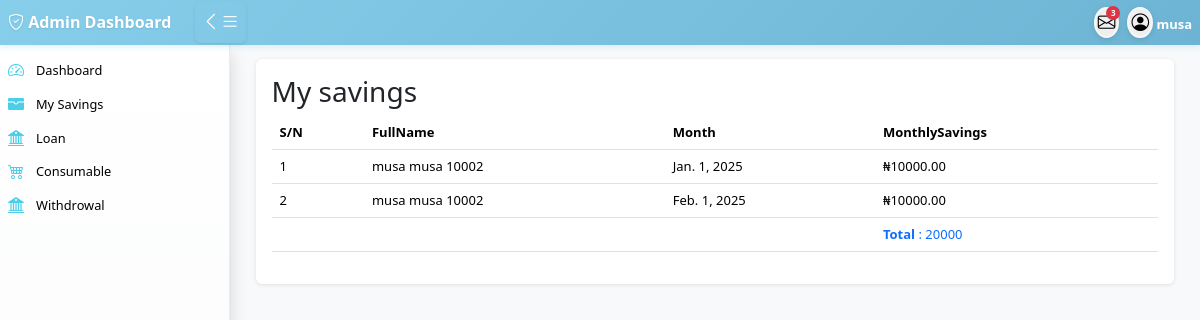
Page /member/member_savings/ (signed in) on the earlier database version.
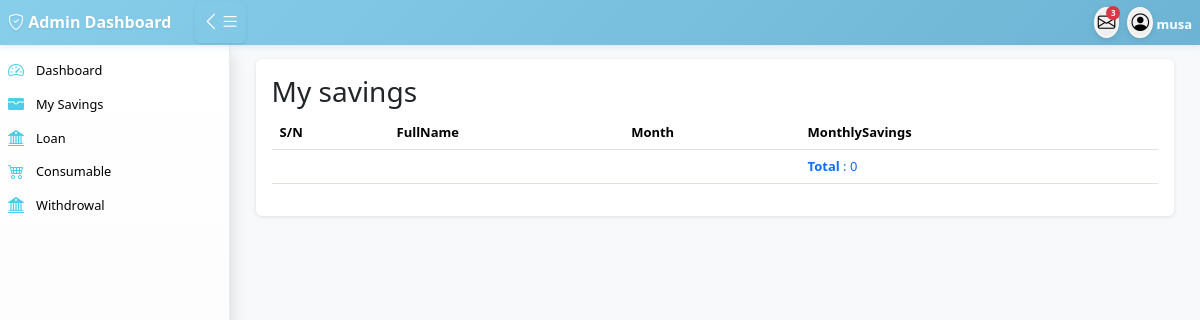
Same page on the later database version.
### accounts/models.py (models this page shows, shortened)
class User(AbstractUser):
    first_name = models.CharField(max_length=100)
    last_name = models.CharField(max_length=100)
    other_name = models.CharField(max_length=100)
    date_of_birth = models.DateField(blank=True,null=True)
    username = models.CharField(max_length=100, unique=True)
    savings = models.IntegerField(blank=True,null=True)
    account_type = models.CharField(max_length=100,blank=True,null=True)
    department = models.CharField(max_length=100)
    unit = models.CharField(max_length=100,blank=True,null=True)
    gender = models.ForeignKey(Gender, on_delete=models.CASCADE, blank=True, null=True)
    group = models.ForeignKey(UserGroup, on_delete=models.CASCADE, blank=True, null=True)
    marital_status = models.ForeignKey(MaritalStatus,on_delete=models.SET_NULL, null=True, blank=True)
    religion = models.ForeignKey(Religion, on_delete=models.SET_NULL, null=True, blank=True,)
    passport = models.ImageField(upload_to='passport', blank=True, null=True)
    phone1 = models.CharField(max_length=15,null=True, blank=True)
    phone2 = models.CharField(max_length=15, null=True, blank=True)
    email = models.EmailField(blank=True, null=True)
    member_number = models.CharField(max_length=100)

class Member(models.Model):
    member = models.OneToOneField(User, on_delete=models.CASCADE, null=True, blank=True,related_name='member')
    ippis = models.IntegerField(unique=True)  # Required and unique
    total_savings = models.DecimalField(max_digits=12, decimal_places=2, blank=True, null=True)

### savings/models.py (models this page shows, shortened)
class Savings(models.Model):
    member = models.ForeignKey('accounts.Member', on_delete=models.CASCADE,related_name="savings")
    month = models.DateField(db_index=True)
    month_saving = models.DecimalField(max_digits=10, decimal_places=2)
    original_amount = models.DecimalField(max_digits=10, decimal_places=2, null=True, blank=True)
    date_created = models.DateTimeField(auto_now_add=True)
    class Meta:
        unique_together = ("member", "month")  # Prevents duplicates for the same month
        indexes = [
        models.Index(fields=["member", "month"]),
    ]

### member/views.py (the view)
# urls.py: path('member_savings/',views.member_savings,name="member_savings"),
def member_savings(request):
    try:
        member = Member.objects.get(member=request.user)
    except Member.DoesNotExist:
        return redirect('login')
    savings = Savings.objects.filter(member=member)
    total_savings = Savings.objects.filter(member=member).aggregate(
        total=Sum('month_saving')
    )['total'] or 0
    investmentsavings = Investment.objects.filter(member=member)
    total_investment = Investment.objects.filter(member=member).aggregate(
        total=Sum('total_amount')
    )['total'] or 0
    loanable = Loanable.objects.filter(member=member)
    total_loanable = Loanable.objects.filter(member=member).aggregate(
        total=Sum('total_amount')
    )['total'] or 0
    g_total = total_investment + total_loanable
    print(g_total)
    total = g_total /4
    print(total)
    context = {'savings': savings,'total_savings':total_savings,
               'investmentsavings':investmentsavings,'total_investment':total_investment,
               'loanable':loanable,'total_loanable':total_loanable,'total':total,}
    return render(request, 'member/member_savings.html', context)

### templates/member/member_savings.html (shortened to what this page needs)
{% extends 'base/base.html' %}
{% load static %}
{% block content %}
<div id="dashboard" class="content-section active">
    <div class="content-card">
        <h3>My savings</h3>
        <div class="table-responsive">
            <table class="table table-hover">
                <thead>
                    <tr>
                        <th>S/N</th>
                        <th>FullName</th>
                        <th>Month</th>
                        <th>MonthlySavings</th>
                    </tr>
                </thead>
                <tbody>
                     {% for m in savings %}
                    <tr>
                        <td>{{forloop.counter}}</td>
                        <td class="text-nowrap text-truncate" style="max-width: 230px;">{{ m.member.member.first_name }} {{ m.member.member.first_name }} {{ m.member.ippis }}</td>
                        <td class="text-nowrap text-truncate" style="max-width: 100px;">{{ m.month }}</td>
                        <td>₦{{m.month_saving}}</td>
                    </tr>
                   {% endfor %}
                    <tr>
                        <td></td>
                        <td></td>
                        <td></td>
                        <td class="text-primary"><b>Total</b> : {{total_savings}}</td>
                    </tr>
                </tbody>
            </table>
        </div>
    </div>
</div>
</div>
{% endblock content %}

### templates/include/navbar.html (shortened to what this page needs)
<nav class="navbar">
    <div class="navbar-content">
        <div class="navbar-left">
            <a href="{% url 'admin_dashboard' %}" class="navbar-brand">
                <i class="bi bi-shield-check"></i> Admin Dashboard
            </a>
            <button class="toggle-btn desktop-toggle" id="desktopToggle" aria-label="Toggle sidebar">
                <i class="bi bi-list" id="toggleIcon"></i>
                <i class="bi bi-list" id="toggleIcon"></i>
            </button>
        </div>
        <div class="navbar-right">
            <button class="profile-btn" aria-label="Messages" title="Messages">
                <i class="bi bi-envelope"></i>
                <span class="badge">3</span>
            </button>
            <div class="dropdown profile-dropdown">
                <button class="profile-btn" data-bs-toggle="dropdown" aria-label="Profile menu" title="Profile">
                    <i class="bi bi-person-circle"></i>
                </button>
                <b class="text-white "data-bs-toggle="dropdown" aria-label="Profile menu" style="cosopointer">{{request.user.first_name}}</b>
            </div>
        </div>
    </div>
</nav>

Differences in the rows shown:
removed Savings: member.member.first_name "musa", member.ippis "10002", month "Jan. 1, 2025", month_saving "10000.00"
removed Savings: member.member.first_name "musa", member.ippis "10002", month "Feb. 1, 2025", month_saving "10000.00"
Other differences:
{{ total_savings }}: "20000" → "0"
